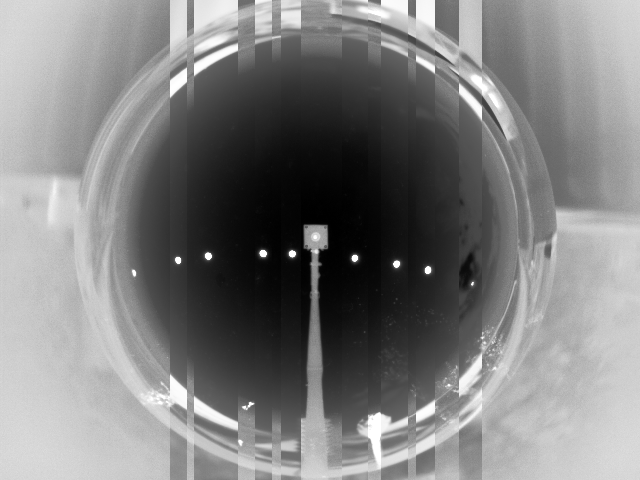
#> input picture solar_pos.png, 640 x 480 px, given in place of 20230807152030.jp2, which was not available; the run also reads 1 picture not shown here
$ jupyter execute --allow-errors 'Final_document - Copy.ipynb'   (text cells are left out)
#> lines starting #> are read from the running program, lines starting #| are printed output that depends on the picture; after the words box and inside, x2 and y2 are one past the last pixel; in counts of white or black regions, pixels touching at a corner belong together; pictures that were not available may be replaced by others from this repository, and a replacement may not be noted
[cell 1]
import imageio.v2 as imageio
from PIL import Image
import numpy as np
import matplotlib.pyplot as plt

# path to jp2 image
filepath = '20230807/20230807152030.jp2'

# Read the JP2 image
image = imageio.imread(filepath)
#> image is the input picture: shape (480, 640) uint16; min 0, max 65533, mean 32664
print(image.dtype)
#| uint16
# Showing image in default range
plt.imshow(image.astype(int), cmap="gray", vmin=(-2**16)/2-1, vmax=(2**16)/2-1)
plt.title("Default")
plt.colorbar()
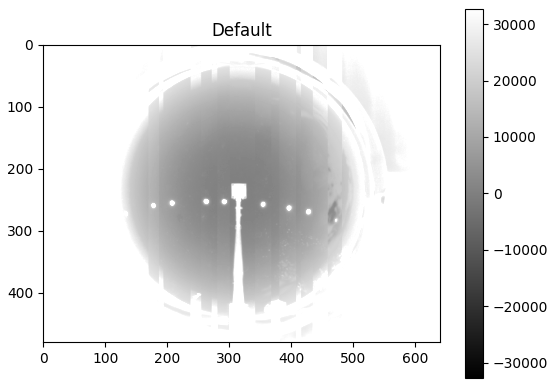
#> figure drawn by matplotlib, 2 panels

[cell 2]
print(np.min(image))
#| 0
print(np.max(image))
#| 65533
plt.imshow(image.astype(int), cmap="jet")
plt.title("Normalized and color mapped")
plt.colorbar()
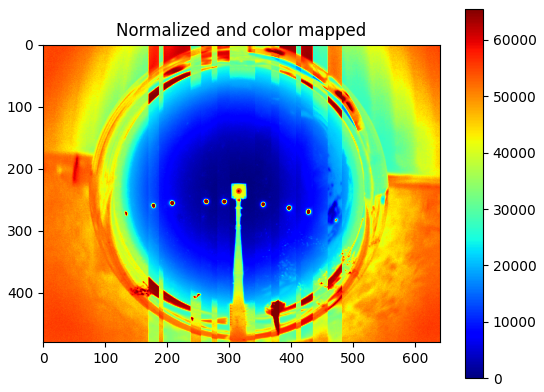
#> figure drawn by matplotlib, 2 panels

[cell 3]
# Image gets converted to int32
int_img = image.astype(int)
print(int_img.dtype)
#| int64

[cell 4]
# # camera mask is multiplied to the image to make it the darkest part of it by -1
camara = Image.open('camera.png')
camara = np.asarray(camara)
# Only the alpha channel is needed, and is divided by 255 to get the number in the range [0,1]
slicee = camara[:,:,3]/255
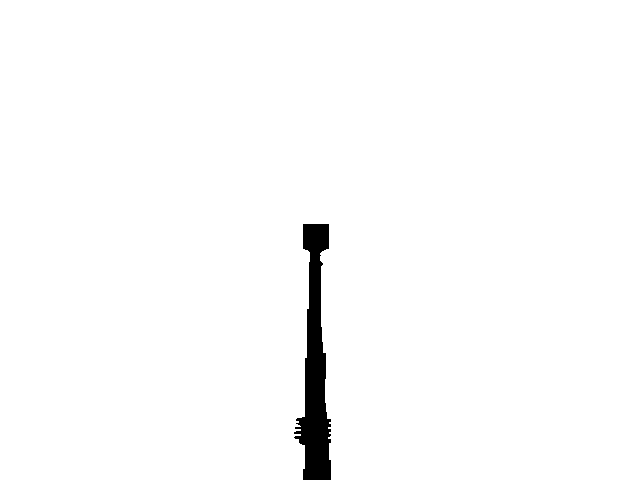
#> slicee: shape (480, 640) float64; values 0 (black) and 1 (white), 98.3% white; 1 black region, box (x1, y1, x2, y2) and area: (294, 224, 331, 480) 5134
img = int_img * slicee
img[img<1000] = np.max(np.min(int_img) - 1, 0)
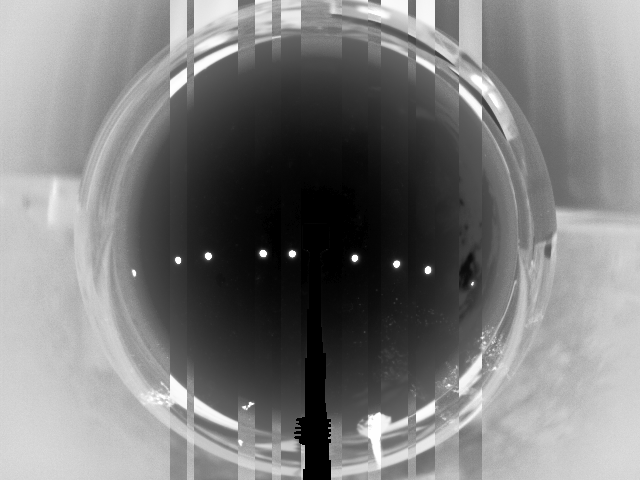
#> img: shape (480, 640) float64; min -1, max 65533, mean 32057.5; drawn with min black and max white

plt.figure(figsize=(10,6))
plt.imshow(img, cmap="jet")
plt.colorbar()
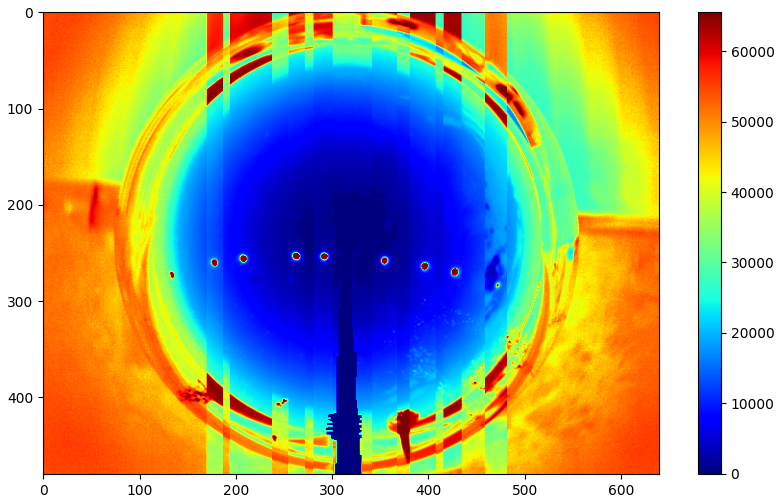
#> figure drawn by matplotlib, 2 panels

[cell 5]
# The following function can be used to generate an RGBA image
def TwoDToRGBA (img):
    # Inputs to blend_modes need to be numpy arrays.
    background_img = np.array(img)
    # Rescale the pixel values to the range [0, 255]
    scaled_img = ((background_img - np.min(background_img)) / (np.max(background_img) - np.min(background_img)) * 255).astype(np.uint8)
    # Creates an RGBA zeros image with the rescaled content
    rgba_image = np.zeros((background_img.shape[0], background_img.shape[1], 4), dtype=np.uint8)
    # The rescaled values get copied to every channel
    rgba_image[:, :, 0:3] = scaled_img[:, :, np.newaxis]
    # The alpha channel is set to a constant value of 255, for a fully opaque channel
    alpha_value = 255
    rgba_image[:, :, 3] = alpha_value
    # Now 'rgba_image' is an RGBA image with dimensions (~, ~, 4)
    return rgba_image

rgba_image = TwoDToRGBA (img)
print(rgba_image.shape)
#| (480, 640, 4)

plt.figure(figsize=(10,6))
plt.subplot(2, 3, 1)
plt.imshow(rgba_image)
plt.title("RGBA image")

plt.subplot(2, 3, 2)
plt.imshow(rgba_image[:,:,0], cmap="Reds")
plt.title("Red channel")

plt.subplot(2, 3, 3)
plt.imshow(rgba_image[:,:,1], cmap="Greens")
plt.title("Green channel")

plt.subplot(2, 3, 4)
plt.imshow(rgba_image[:,:,2], cmap="Blues")
plt.title("Blue channel")

plt.subplot(2, 3, 5)
plt.imshow(rgba_image[:,:,3], cmap="gray")
plt.title("Alpha channel")
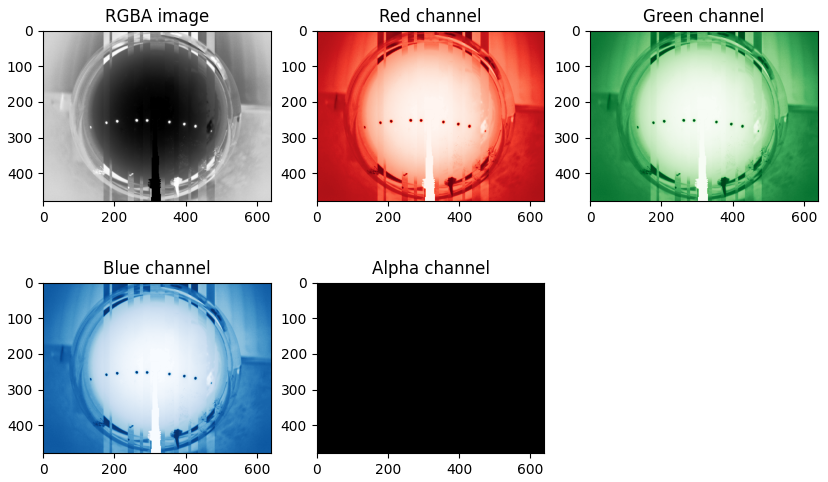
#> figure drawn by matplotlib, 5 panels

[cell 6]
import blend_modes

def create_radial_gradient(size, center, radius):

    y, x = np.ogrid[:size[0], :size[1]]
    distance = np.sqrt((x - center[1]) ** 2 + (y - center[0]) ** 2)
    gradient = 1 - np.clip(distance / radius, 0, 1)
    return gradient

def multiply_with_gradient(image, gradient, opacity):
    # Inputs to blend_modes need to be floats.
    background_img_float = image.astype(float)
    foreground_img_float = gradient.astype(float)
    blended_img_float = blend_modes.multiply(background_img_float, foreground_img_float, opacity)

    # Convert blended image back into PIL image
    blended_img = np.uint8(blended_img_float)  # Image needs to be converted back to uint8 type for PIL handling.
    # blended_img_raw = Image.fromarray(blended_img)  # Note that alpha channels are displayed in black by PIL by default.
    return blended_img

image_size = img.shape
#> image_size = (480, 640)
gradient_center = (235, 314)  # Center of the gradient correponding to the center of the camera
gradient_radius = 210  # Radius of the gradient
gradient_1 = create_radial_gradient(image_size, gradient_center, gradient_radius)
rgba_grad_1 = TwoDToRGBA (gradient_1)
#> in TwoDToRGBA (call 2), `rgba_image[:, :, 3] = alpha_value`:
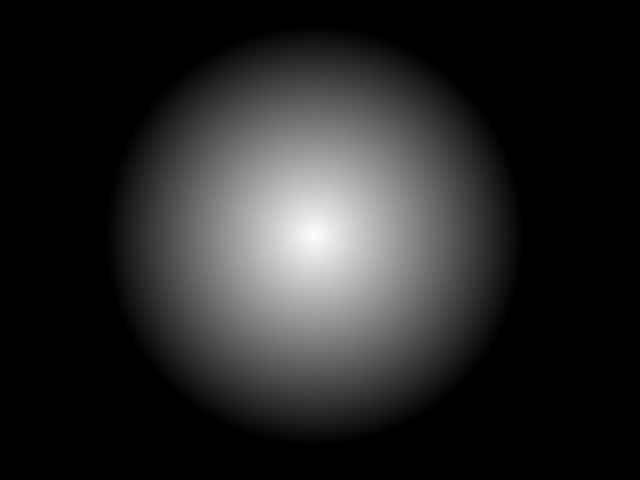
#> rgba_image: shape (480, 640, 4); mean of channels 0, 1, 2, 3 38.1, 38.1, 38.1, 255; drawn as R, G, B

gradient_radius = 250  # Radius of the gradient
gradient_2 = create_radial_gradient(image_size, gradient_center, gradient_radius)
rgba_grad_2 = TwoDToRGBA (gradient_2)
#> in TwoDToRGBA (call 3), `rgba_image[:, :, 3] = alpha_value`:
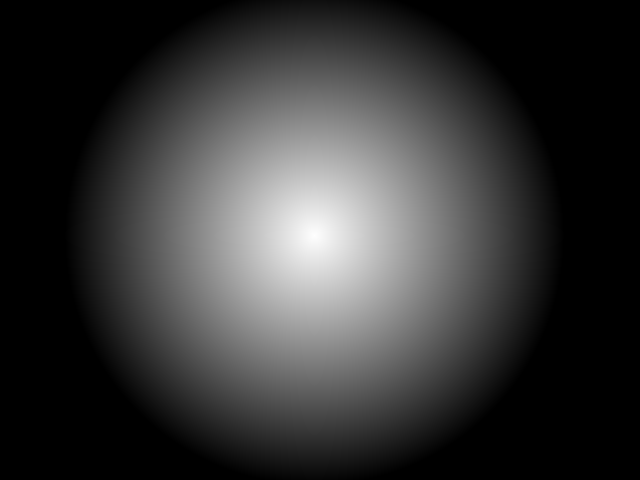
#> rgba_image: shape (480, 640, 4); mean of channels 0, 1, 2, 3 54, 54, 54, 255; drawn as R, G, B

#> (the rest of this cell did not finish here and is left out)

second_grad = multiply_with_gradient(first_grad, rgba_grad_2, 1)

[cell 7]
from skimage.filters import threshold_yen, gaussian

#> (the rest of this cell did not finish here and is left out)

[cell 8]
from skimage.measure import label, regionprops
#> (the rest of this cell did not finish here and is left out)

[cell 9]
import imageio.v2 as imageio
from PIL import Image
import numpy as np
import matplotlib.pyplot as plt
import blend_modes
from skimage.filters import threshold_yen, gaussian, try_all_threshold
from skimage.measure import label, regionprops
# [48 lines left out: functions normalize_img, TwoDToRGBA, TwoDToRGB, remove_small, create_radial_gradient, multiply_with_gradient, not called in this run]
def segmentation(filepath):
    # Read the JP2 image
#> called with filepath = '20230807/20230807110400.jp2'
    image = imageio.imread(filepath)
    gauss = gaussian(image, sigma=20)*2**16-1
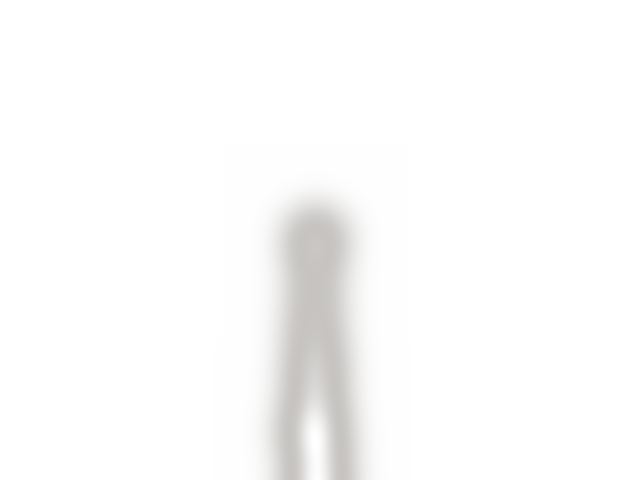
#> gauss: shape (480, 640, 4) float64; mean R, G, B, A 65041.1, 65019.3, 64997.4, 64975.5; transparent parts drawn white
    image[image>np.max(gauss)]=np.max(gauss)
    # Image gets converted to int32
    int_img = image.astype(int)
#> int_img: shape (480, 640, 4) int64
    # # camera mask is multiplied to the image to make it the darkest part of it by -1
    camara = Image.open('camera.png')
    camara = np.asarray(camara)
    # Only the alpha channel is needed, and is divided by 255 to get the number in the range [0,1]
    slicee = camara[:,:,3]/255
    img = int_img * slicee
    img[img<1000] = np.max(np.min(int_img) - 1, 0)
    rgba_image = TwoDToRGBA (img)
    image_size = img.shape
    gradient_center = (235, 314)  # Center of the gradient correponding to the center of the camera
    gradient_radius = 210  # Radius of the gradient
    gradient_1 = create_radial_gradient(image_size, gradient_center, gradient_radius)
    rgba_grad_1 = TwoDToRGBA (gradient_1)
    gradient_radius = 250  # Radius of the gradient
    gradient_2 = create_radial_gradient(image_size, gradient_center, gradient_radius)
    rgba_grad_2 = TwoDToRGBA (gradient_2)
    first_grad = multiply_with_gradient(rgba_image, rgba_grad_1, 1)
    second_grad = multiply_with_gradient(first_grad, rgba_grad_2, 1)
    gauss = gaussian(first_grad[:,:,0], sigma=0.8)
    scaled_img = ((gauss - np.min(gauss)) / (np.max(gauss) - np.min(gauss)) * 255)
    thresh  = threshold_yen(scaled_img)
    binary = scaled_img > thresh
    big_mask = remove_small(binary)
    label_big_mask = label(big_mask)
    big_clouds = rgba_image[:,:,0]*big_mask


    # For ease of use the single channel image gets converted to RGB (similar to the RGBA process)
    output_img = TwoDToRGB(big_clouds)


    return output_img

# path to jp2 image

def jp2viewer (name):
    path = '20230807/' + name + '.jp2'
    image = imageio.imread(path)
    segmeneted = segmentation(path)
    return image, segmeneted, name + '.jp2'

# image1, segmented1, name1 = jp2viewer('20230807180530')
#> (the rest of this cell did not finish here and is left out)
